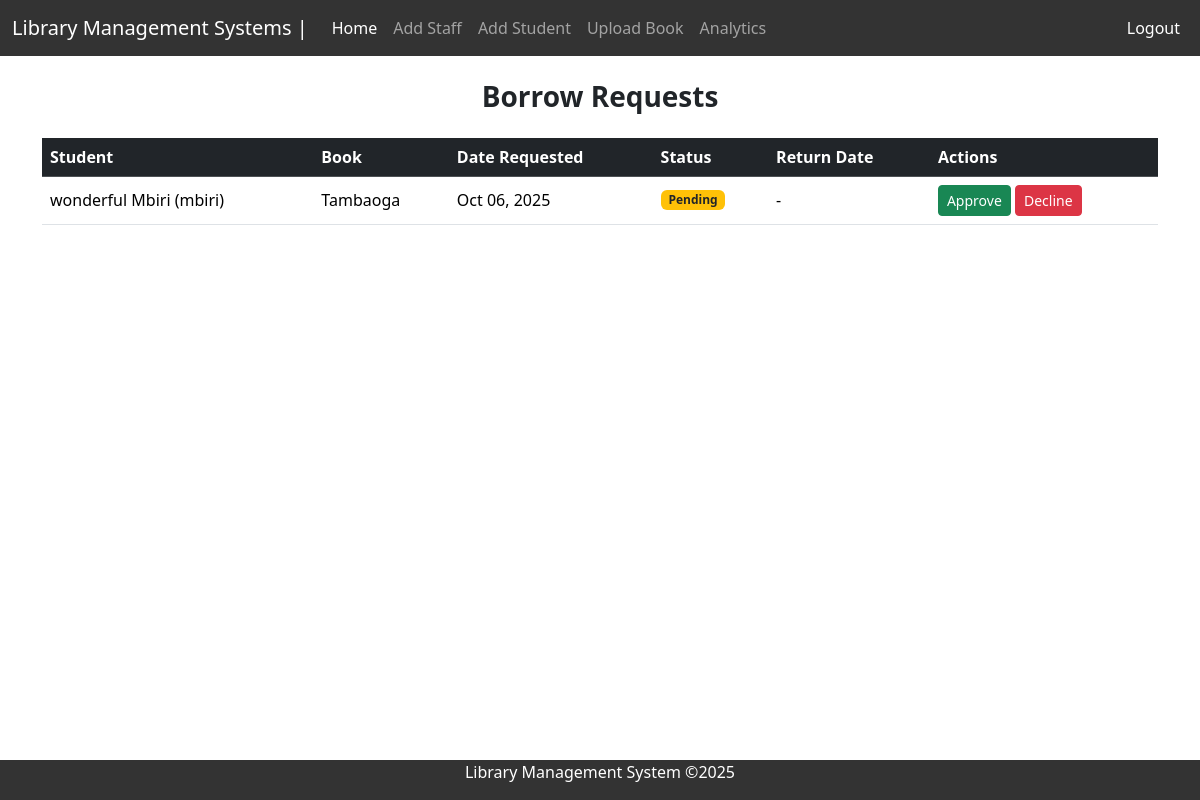
Page /staff/manage-requests/ (signed in) on the committed database.
### student_dash/models.py (models this page shows, shortened)
class BorrowRequest(models.Model):
    STATUS_CHOICES = [
        ('pending', 'Pending'),
        ('approved', 'Approved'),
        ('declined', 'Declined'),
        ('returned', 'Returned'),
    ]
    student = models.ForeignKey(User, on_delete=models.CASCADE)
    book = models.ForeignKey(Book, on_delete=models.CASCADE)
    request_date = models.DateTimeField(default=timezone.now)
    return_date = models.DateField(blank=True, null=True)
    status = models.CharField(max_length=20, choices=STATUS_CHOICES, default='pending')

### staff_dash/models.py (models this page shows, shortened)
class Book(models.Model):
    title = models.CharField(max_length=200)
    author = models.CharField(max_length=200)
    genre = models.CharField(max_length=100, blank=True)
    publisher = models.CharField(max_length=200, blank=True,null=True)
    year = models.IntegerField(blank=True, null=True)
    description = models.TextField(blank=True, null=True)
    cover_image = models.ImageField(upload_to='book_covers/', blank=True, null=True)
    pdf_file = models.FileField(upload_to='books/pdfs/', blank=True, null=True)
    docx_file = models.FileField(upload_to='books/docs/', blank=True, null=True)
    file = models.FileField(upload_to='books/', blank=True, null=True)
    is_digital = models.BooleanField(default=True)
    quantity_available = models.PositiveIntegerField(default=0)
    views = models.PositiveIntegerField(default=0)
    downloads = models.PositiveIntegerField(default=0)

### staff_dash/views.py (the view)
# urls.py: path('manage-requests/', views.manage_borrow_requests, name='manage_borrow_requests'),
@login_required
def manage_borrow_requests(request):
    requests_list = BorrowRequest.objects.select_related('student', 'book').order_by('-request_date')
    return render(request, 'staff_dash/manage_borrow_requests.html', {'requests': requests_list})

### templates/staff_dash/manage_borrow_requests.html
{% extends 'staff_dash/base.html' %}
{% block content %}
<div class="container py-4">
    <h3 class="fw-bold text-center mb-4">Borrow Requests</h3>
    <div class="table-responsive">
        <table class="table table-hover align-middle">
            <thead class="table-dark">
                <tr>
                    <th>Student</th>
                    <th>Book</th>
                    <th>Date Requested</th>
                    <th>Status</th>
                    <th>Return Date</th>
                    <th>Actions</th>
                </tr>
            </thead>
            <tbody>
                {% for req in requests %}
                <tr>
                    <td>{{ req.student.get_full_name }} ({{ req.student.username }})</td>
                    <td>{{ req.book.title }}</td>
                    <td>{{ req.request_date|date:"M d, Y" }}</td>
                    <td>
                        {% if req.status == 'pending' %}
                            <span class="badge bg-warning text-dark">Pending</span>
                        {% elif req.status == 'approved' %}
                            <span class="badge bg-success">Approved</span>
                        {% elif req.status == 'declined' %}
                            <span class="badge bg-danger">Declined</span>
                        {% else %}
                            <span class="badge bg-secondary">Returned</span>
                        {% endif %}
                    </td>
                    <td>{{ req.return_date|default:"-" }}</td>
                    <td>
                        {% if req.status == 'pending' %}
                            <a href="{% url 'staff_dash:approve_request' req.pk %}" class="btn btn-sm btn-success">Approve</a>
                            <a href="{% url 'staff_dash:decline_request' req.pk %}" class="btn btn-sm btn-danger">Decline</a>
                        {% endif %}
                    </td>
                </tr>
                {% empty %}
                <tr>
                    <td colspan="6" class="text-center text-muted">No borrow requests yet.</td>
                </tr>
                {% endfor %}
            </tbody>
        </table>
    </div>
</div>
{% endblock %}

### rows in the picture
BorrowRequest: student.get_full_name "wonderful Mbiri", student.username "mbiri", book "Tambaoga", request_date "Oct 06, 2025", status "Pending", return_date "-"
